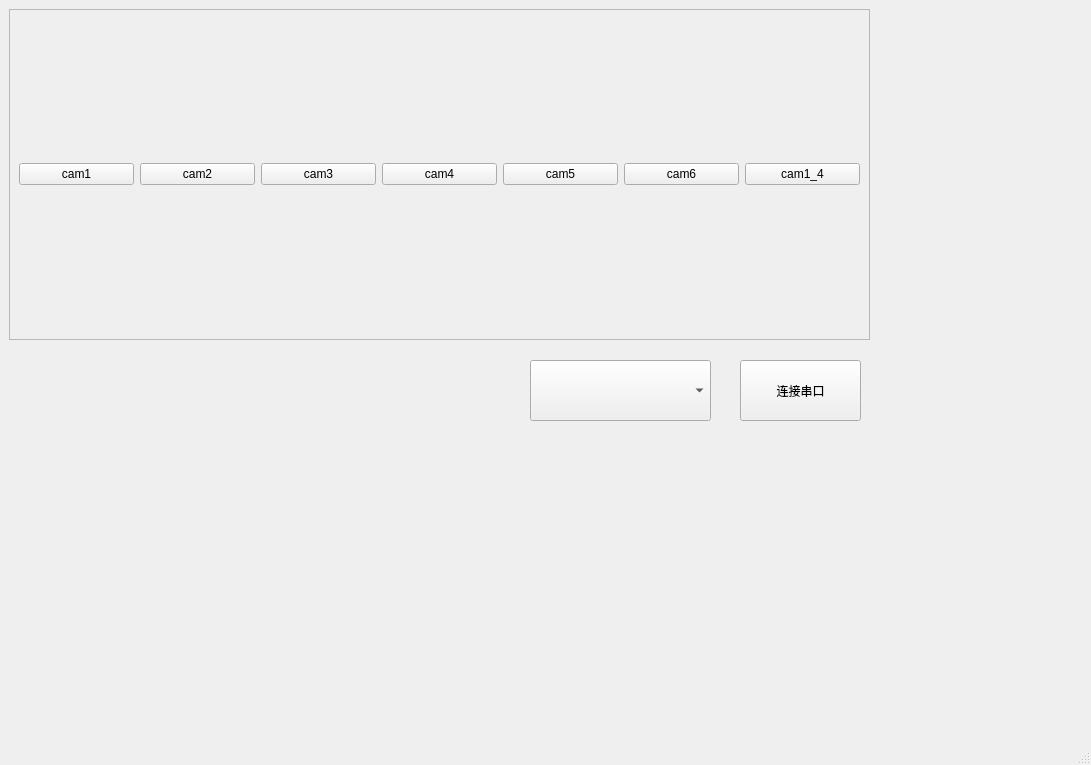
<?xml version="1.0" encoding="UTF-8"?>
<ui version="4.0">
 <class>MainWindow</class>
 <widget class="QMainWindow" name="MainWindow">
  <property name="geometry">
   <rect>
    <x>0</x>
    <y>0</y>
    <width>1091</width>
    <height>765</height>
   </rect>
  </property>
  <property name="windowTitle">
   <string>MainWindow</string>
  </property>
  <property name="autoFillBackground">
   <bool>true</bool>
  </property>
  <widget class="QWidget" name="centralwidget">
   <widget class="QFrame" name="frame">
    <property name="geometry">
     <rect>
      <x>9</x>
      <y>9</y>
      <width>861</width>
      <height>331</height>
     </rect>
    </property>
    <property name="frameShape">
     <enum>QFrame::StyledPanel</enum>
    </property>
    <property name="frameShadow">
     <enum>QFrame::Raised</enum>
    </property>
    <layout class="QVBoxLayout" name="verticalLayout_2">
     <item>
      <layout class="QVBoxLayout" name="verticalLayout">
       <item>
        <layout class="QHBoxLayout" name="horizontalLayout">
         <item>
          <widget class="QPushButton" name="cam1_ok">
           <property name="text">
            <string>cam1</string>
           </property>
          </widget>
         </item>
         <item>
          <widget class="QPushButton" name="cam2_ok">
           <property name="text">
            <string>cam2</string>
           </property>
          </widget>
         </item>
         <item>
          <widget class="QPushButton" name="cam3_ok">
           <property name="text">
            <string>cam3</string>
           </property>
          </widget>
         </item>
         <item>
          <widget class="QPushButton" name="cam4_ok">
           <property name="text">
            <string>cam4</string>
           </property>
          </widget>
         </item>
         <item>
          <widget class="QPushButton" name="cam5_ok">
           <property name="text">
            <string>cam5</string>
           </property>
          </widget>
         </item>
         <item>
          <widget class="QPushButton" name="cam6_ok">
           <property name="text">
            <string>cam6</string>
           </property>
          </widget>
         </item>
         <item>
          <widget class="QPushButton" name="cam1_4">
           <property name="text">
            <string>cam1_4</string>
           </property>
          </widget>
         </item>
        </layout>
       </item>
      </layout>
     </item>
    </layout>
   </widget>
   <widget class="QPushButton" name="connect_pushButton">
    <property name="geometry">
     <rect>
      <x>740</x>
      <y>360</y>
      <width>121</width>
      <height>61</height>
     </rect>
    </property>
    <property name="text">
     <string>连接串口</string>
    </property>
   </widget>
   <widget class="QComboBox" name="comboBox_ports">
    <property name="geometry">
     <rect>
      <x>530</x>
      <y>360</y>
      <width>181</width>
      <height>61</height>
     </rect>
    </property>
   </widget>
  </widget>
  <widget class="QMenuBar" name="menubar">
   <property name="geometry">
    <rect>
     <x>0</x>
     <y>0</y>
     <width>1091</width>
     <height>23</height>
    </rect>
   </property>
  </widget>
  <widget class="QStatusBar" name="statusbar"/>
 </widget>
 <resources/>
 <connections/>
</ui>
